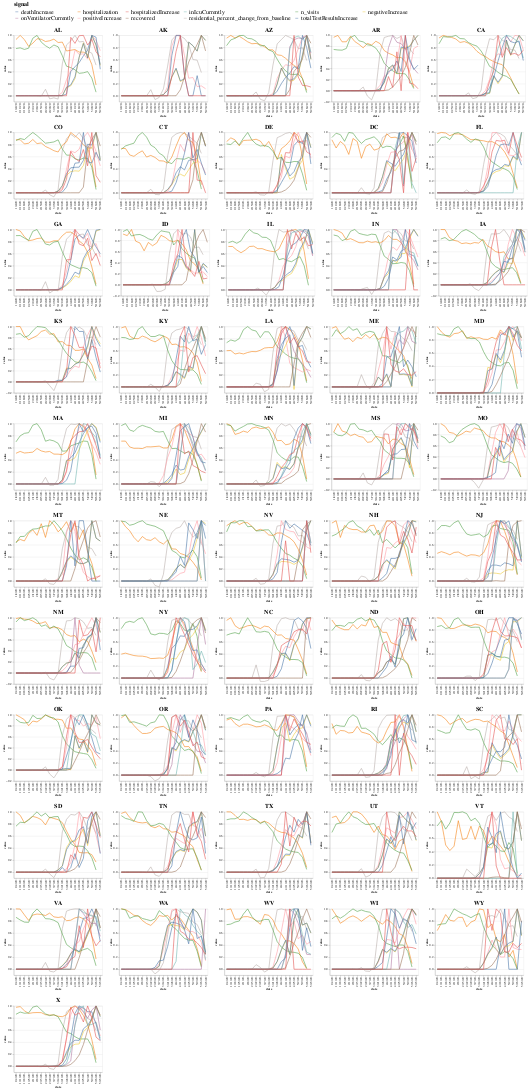

Source (notebook cell):
### Code cell
!pip install altair
!pip install altair_saver
from altair_saver import save
import altair as alt
import pandas as pd
import numpy as np

# Global Parameters:
Weeks = 21 # How many weeks in the dataset
Signals = ['residential_percent_change_from_baseline', 'hospitalization', 'n_visits', 'positiveIncrease', 'negativeIncrease', 'totalTestResultsIncrease', 'onVentilatorCurrently', 'inIcuCurrently', 'recovered', 'hospitalizedIncrease', 'deathIncrease', 'deathCumulative']

MyData = pd.read_csv("data.csv")

ChartList = []

selection = alt.selection_multi(fields=['signal'], bind='legend')

for state in range(51): # 50 States and one total
    Data = MyData.loc[Weeks*state:Weeks*(state+1)-1]
    DateList = []
    for week in range(Weeks):
        DateList.append(MyData.loc[Weeks*state+week]["date"])
    region = MyData.loc[Weeks*state+week]["region"]
    for column in Data.columns:
        if (column not in Signals):
            Data = Data.drop([column],axis=1)
    Data.columns.name = "signal"
    Data.index = DateList
    Data.index.name = "date"
    Data = Data/Data.max()
    Data = Data.reset_index().melt('date')

    chart = alt.Chart(Data).mark_line().encode(
        alt.X('date',
            sort=DateList,
        ),
        #x='date',
        y='value',
        color='signal',
        opacity=alt.condition(selection, alt.value(1), alt.value(0.2))
    ).properties(
        width=300,
        height=225,
        title = str(region),
    ).add_selection(
        selection
    )
    
    ChartList.append(chart)
    
ChartList = (ChartList[1] | ChartList[2] | ChartList[3] | ChartList[4] | ChartList[5]) & (ChartList[6] | ChartList[7] | ChartList[8] | ChartList[9] | ChartList[10]) & (ChartList[11] | ChartList[12] | ChartList[13] | ChartList[14] | ChartList[15]) & (ChartList[16] | ChartList[17] | ChartList[18] | ChartList[19] | ChartList[20]) & (ChartList[21] | ChartList[22] | ChartList[23] | ChartList[24] | ChartList[25]) & (ChartList[26] | ChartList[27] | ChartList[28] | ChartList[29] | ChartList[30]) & (ChartList[31] | ChartList[32] | ChartList[33] | ChartList[34] | ChartList[35]) & (ChartList[36] | ChartList[37] | ChartList[38] | ChartList[39] | ChartList[40]) & (ChartList[41] | ChartList[42] | ChartList[43] | ChartList[44] | ChartList[45]) & (ChartList[46] | ChartList[47] | ChartList[48] | ChartList[49] | ChartList[50]) & (ChartList[0])
ChartList = ChartList.configure_legend(
    orient='top',
    titleFontSize=20,
    labelFontSize=20,
    labelLimit= 0,
    columns=6,
).configure_title(fontSize=20)
ChartList#.save("Region.html")
